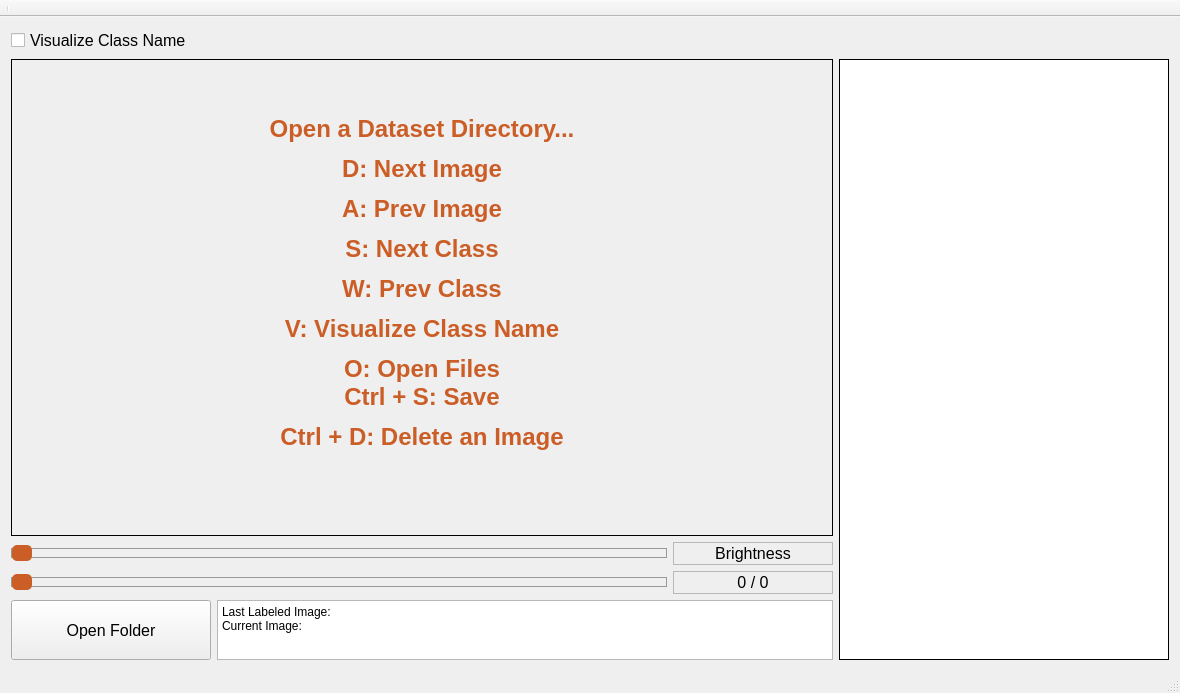
<?xml version="1.0" encoding="UTF-8"?>
<ui version="4.0">
 <class>MainWindow</class>
 <widget class="QMainWindow" name="MainWindow">
  <property name="geometry">
   <rect>
    <x>0</x>
    <y>0</y>
    <width>1180</width>
    <height>693</height>
   </rect>
  </property>
  <property name="sizePolicy">
   <sizepolicy hsizetype="MinimumExpanding" vsizetype="MinimumExpanding">
    <horstretch>0</horstretch>
    <verstretch>0</verstretch>
   </sizepolicy>
  </property>
  <property name="minimumSize">
   <size>
    <width>1180</width>
    <height>640</height>
   </size>
  </property>
  <property name="maximumSize">
   <size>
    <width>16777215</width>
    <height>16777215</height>
   </size>
  </property>
  <property name="focusPolicy">
   <enum>Qt::StrongFocus</enum>
  </property>
  <property name="windowTitle">
   <string>YoloLabel fork v0.2 - RDEsch</string>
  </property>
  <property name="styleSheet">
   <string notr="true"/>
  </property>
  <widget class="QWidget" name="centralWidget">
   <property name="sizePolicy">
    <sizepolicy hsizetype="Preferred" vsizetype="Preferred">
     <horstretch>0</horstretch>
     <verstretch>0</verstretch>
    </sizepolicy>
   </property>
   <property name="minimumSize">
    <size>
     <width>1180</width>
     <height>610</height>
    </size>
   </property>
   <property name="maximumSize">
    <size>
     <width>165555</width>
     <height>165555</height>
    </size>
   </property>
   <layout class="QGridLayout" name="gridLayout">
    <item row="3" column="0">
     <layout class="QHBoxLayout" name="horizontalLayout_5">
      <item>
       <layout class="QVBoxLayout" name="verticalLayout">
        <item>
         <widget class="label_img" name="label_image">
          <property name="sizePolicy">
           <sizepolicy hsizetype="MinimumExpanding" vsizetype="MinimumExpanding">
            <horstretch>0</horstretch>
            <verstretch>0</verstretch>
           </sizepolicy>
          </property>
          <property name="minimumSize">
           <size>
            <width>540</width>
            <height>360</height>
           </size>
          </property>
          <property name="font">
           <font>
            <family>Arial</family>
            <pointsize>18</pointsize>
            <bold>true</bold>
           </font>
          </property>
          <property name="cursor">
           <cursorShape>CrossCursor</cursorShape>
          </property>
          <property name="mouseTracking">
           <bool>true</bool>
          </property>
          <property name="styleSheet">
           <string notr="true">QLabel { 
color : rgb(203, 94, 39);
border-style: outset;
border-width: 1px;
}

</string>
          </property>
          <property name="frameShape">
           <enum>QFrame::StyledPanel</enum>
          </property>
          <property name="frameShadow">
           <enum>QFrame::Plain</enum>
          </property>
          <property name="lineWidth">
           <number>3</number>
          </property>
          <property name="text">
           <string>&lt;html&gt;&lt;head/&gt;&lt;body&gt;&lt;p&gt;Open a Dataset Directory...&lt;/p&gt;&lt;p&gt;D: Next Image&lt;/p&gt;&lt;p&gt;A: Prev Image&lt;/p&gt;&lt;p&gt;S: Next Class&lt;/p&gt;&lt;p&gt;W: Prev Class&lt;/p&gt;&lt;p&gt;V: Visualize Class Name&lt;/p&gt;&lt;p&gt;O: Open Files&lt;br/&gt;Ctrl + S: Save&lt;/p&gt;&lt;p&gt;Ctrl + D: Delete an Image&lt;br/&gt;&lt;/p&gt;&lt;/body&gt;&lt;/html&gt;</string>
          </property>
          <property name="scaledContents">
           <bool>true</bool>
          </property>
          <property name="alignment">
           <set>Qt::AlignCenter</set>
          </property>
          <property name="margin">
           <number>-1</number>
          </property>
          <property name="buddy">
           <cstring>label_image</cstring>
          </property>
         </widget>
        </item>
        <item>
         <layout class="QHBoxLayout" name="horizontalLayout_3"/>
        </item>
        <item>
         <layout class="QHBoxLayout" name="horizontalLayout_2">
          <item>
           <widget class="QSlider" name="horizontalSlider_contrast">
            <property name="enabled">
             <bool>false</bool>
            </property>
            <property name="sizePolicy">
             <sizepolicy hsizetype="Preferred" vsizetype="Fixed">
              <horstretch>1</horstretch>
              <verstretch>0</verstretch>
             </sizepolicy>
            </property>
            <property name="minimumSize">
             <size>
              <width>560</width>
              <height>22</height>
             </size>
            </property>
            <property name="maximumSize">
             <size>
              <width>16777215</width>
              <height>42</height>
             </size>
            </property>
            <property name="focusPolicy">
             <enum>Qt::NoFocus</enum>
            </property>
            <property name="styleSheet">
             <string notr="true">
QSlider::groove:horizontal {
    border: 1px solid #999999;
    height: 8px; /* the groove expands to the size of the slider by default. by giving it a height, it has a fixed size */
    margin: 1px 0;
}


QSlider::handle:horizontal {
   background: rgb(203, 94, 39);
    border: 0px solid #5c5c5c;
    width: 20px;
    margin: -4px 0; /* handle is placed by default on the contents rect of the groove. Expand outside the groove */
    border-radius: 5px;
}
</string>
            </property>
            <property name="maximum">
             <number>0</number>
            </property>
            <property name="pageStep">
             <number>0</number>
            </property>
            <property name="tracking">
             <bool>true</bool>
            </property>
            <property name="orientation">
             <enum>Qt::Horizontal</enum>
            </property>
           </widget>
          </item>
          <item>
           <widget class="QLabel" name="label_contrast">
            <property name="sizePolicy">
             <sizepolicy hsizetype="Preferred" vsizetype="Fixed">
              <horstretch>0</horstretch>
              <verstretch>0</verstretch>
             </sizepolicy>
            </property>
            <property name="minimumSize">
             <size>
              <width>160</width>
              <height>23</height>
             </size>
            </property>
            <property name="maximumSize">
             <size>
              <width>16777215</width>
              <height>42</height>
             </size>
            </property>
            <property name="font">
             <font>
              <family>Arial</family>
              <pointsize>12</pointsize>
              <bold>false</bold>
             </font>
            </property>
            <property name="styleSheet">
             <string notr="true"/>
            </property>
            <property name="frameShape">
             <enum>QFrame::StyledPanel</enum>
            </property>
            <property name="lineWidth">
             <number>2</number>
            </property>
            <property name="text">
             <string>Brightness</string>
            </property>
            <property name="alignment">
             <set>Qt::AlignCenter</set>
            </property>
           </widget>
          </item>
         </layout>
        </item>
        <item>
         <layout class="QHBoxLayout" name="horizontalLayout">
          <item>
           <widget class="QSlider" name="horizontalSlider_images">
            <property name="enabled">
             <bool>false</bool>
            </property>
            <property name="sizePolicy">
             <sizepolicy hsizetype="Preferred" vsizetype="Fixed">
              <horstretch>1</horstretch>
              <verstretch>0</verstretch>
             </sizepolicy>
            </property>
            <property name="minimumSize">
             <size>
              <width>560</width>
              <height>22</height>
             </size>
            </property>
            <property name="maximumSize">
             <size>
              <width>16777215</width>
              <height>42</height>
             </size>
            </property>
            <property name="focusPolicy">
             <enum>Qt::NoFocus</enum>
            </property>
            <property name="styleSheet">
             <string notr="true">
QSlider::groove:horizontal {
    border: 1px solid #999999;
    height: 8px; /* the groove expands to the size of the slider by default. by giving it a height, it has a fixed size */
    margin: 1px 0;
}


QSlider::handle:horizontal {
   background: rgb(203, 94, 39);
    border: 0px solid #5c5c5c;
    width: 20px;
    margin: -4px 0; /* handle is placed by default on the contents rect of the groove. Expand outside the groove */
    border-radius: 5px;
}

</string>
            </property>
            <property name="maximum">
             <number>0</number>
            </property>
            <property name="pageStep">
             <number>0</number>
            </property>
            <property name="tracking">
             <bool>true</bool>
            </property>
            <property name="orientation">
             <enum>Qt::Horizontal</enum>
            </property>
           </widget>
          </item>
          <item>
           <widget class="QLabel" name="label_progress">
            <property name="sizePolicy">
             <sizepolicy hsizetype="Preferred" vsizetype="Fixed">
              <horstretch>0</horstretch>
              <verstretch>0</verstretch>
             </sizepolicy>
            </property>
            <property name="minimumSize">
             <size>
              <width>160</width>
              <height>23</height>
             </size>
            </property>
            <property name="maximumSize">
             <size>
              <width>16777215</width>
              <height>42</height>
             </size>
            </property>
            <property name="font">
             <font>
              <family>Arial</family>
              <pointsize>12</pointsize>
              <bold>false</bold>
             </font>
            </property>
            <property name="styleSheet">
             <string notr="true"/>
            </property>
            <property name="frameShape">
             <enum>QFrame::StyledPanel</enum>
            </property>
            <property name="lineWidth">
             <number>2</number>
            </property>
            <property name="text">
             <string>0 / 0</string>
            </property>
            <property name="alignment">
             <set>Qt::AlignCenter</set>
            </property>
           </widget>
          </item>
         </layout>
        </item>
        <item>
         <layout class="QHBoxLayout" name="horizontalLayout_4">
          <item>
           <widget class="QPushButton" name="pushButton_open_files">
            <property name="sizePolicy">
             <sizepolicy hsizetype="Preferred" vsizetype="Preferred">
              <horstretch>0</horstretch>
              <verstretch>0</verstretch>
             </sizepolicy>
            </property>
            <property name="minimumSize">
             <size>
              <width>160</width>
              <height>25</height>
             </size>
            </property>
            <property name="maximumSize">
             <size>
              <width>200</width>
              <height>60</height>
             </size>
            </property>
            <property name="baseSize">
             <size>
              <width>0</width>
              <height>0</height>
             </size>
            </property>
            <property name="font">
             <font>
              <family>Arial</family>
              <pointsize>12</pointsize>
              <bold>false</bold>
              <kerning>true</kerning>
             </font>
            </property>
            <property name="focusPolicy">
             <enum>Qt::NoFocus</enum>
            </property>
            <property name="whatsThis">
             <string>open a folder with images ...</string>
            </property>
            <property name="styleSheet">
             <string notr="true"/>
            </property>
            <property name="text">
             <string>Open Folder</string>
            </property>
            <property name="shortcut">
             <string>O</string>
            </property>
            <property name="autoDefault">
             <bool>false</bool>
            </property>
            <property name="default">
             <bool>false</bool>
            </property>
            <property name="flat">
             <bool>false</bool>
            </property>
           </widget>
          </item>
          <item>
           <widget class="QTextEdit" name="textEdit_log">
            <property name="sizePolicy">
             <sizepolicy hsizetype="Preferred" vsizetype="Preferred">
              <horstretch>0</horstretch>
              <verstretch>0</verstretch>
             </sizepolicy>
            </property>
            <property name="minimumSize">
             <size>
              <width>560</width>
              <height>25</height>
             </size>
            </property>
            <property name="maximumSize">
             <size>
              <width>16777215</width>
              <height>60</height>
             </size>
            </property>
            <property name="font">
             <font>
              <family>Segoe UI</family>
              <pointsize>10</pointsize>
              <bold>false</bold>
             </font>
            </property>
            <property name="focusPolicy">
             <enum>Qt::NoFocus</enum>
            </property>
            <property name="styleSheet">
             <string notr="true"/>
            </property>
            <property name="tabChangesFocus">
             <bool>false</bool>
            </property>
            <property name="readOnly">
             <bool>true</bool>
            </property>
            <property name="html">
             <string>&lt;!DOCTYPE HTML PUBLIC &quot;-//W3C//DTD HTML 4.0//EN&quot; &quot;http://www.w3.org/TR/REC-html40/strict.dtd&quot;&gt;
&lt;html&gt;&lt;head&gt;&lt;meta name=&quot;qrichtext&quot; content=&quot;1&quot; /&gt;&lt;meta charset=&quot;utf-8&quot; /&gt;&lt;style type=&quot;text/css&quot;&gt;
p, li { white-space: pre-wrap; }
hr { height: 1px; border-width: 0; }
li.unchecked::marker { content: &quot;\2610&quot;; }
li.checked::marker { content: &quot;\2612&quot;; }
&lt;/style&gt;&lt;/head&gt;&lt;body style=&quot; font-family:'Segoe UI'; font-size:10pt; font-weight:400; font-style:normal;&quot;&gt;
&lt;p style=&quot; margin-top:0px; margin-bottom:0px; margin-left:0px; margin-right:0px; -qt-block-indent:0; text-indent:0px;&quot;&gt;&lt;span style=&quot; font-family:'Gulim'; font-size:9pt;&quot;&gt;Last Labeled Image:&lt;br /&gt;Current Image:&lt;/span&gt;&lt;/p&gt;&lt;/body&gt;&lt;/html&gt;</string>
            </property>
           </widget>
          </item>
         </layout>
        </item>
       </layout>
      </item>
      <item>
       <widget class="QTableWidget" name="tableWidget_label">
        <property name="sizePolicy">
         <sizepolicy hsizetype="MinimumExpanding" vsizetype="MinimumExpanding">
          <horstretch>0</horstretch>
          <verstretch>0</verstretch>
         </sizepolicy>
        </property>
        <property name="minimumSize">
         <size>
          <width>220</width>
          <height>360</height>
         </size>
        </property>
        <property name="maximumSize">
         <size>
          <width>330</width>
          <height>16777215</height>
         </size>
        </property>
        <property name="font">
         <font>
          <pointsize>10</pointsize>
          <bold>true</bold>
         </font>
        </property>
        <property name="focusPolicy">
         <enum>Qt::NoFocus</enum>
        </property>
        <property name="styleSheet">
         <string notr="true">QHeaderView::section {
    padding-left: 4px;
}

QTableWidget
{
border-style: outset;
border-width: 1px;
gridline-width:2px;
}

QTableView {
    selection-background-color: rgb(228, 230, 233);
/*qlineargradient(x1: 0, y1: 0, x2: 1.0, y2: 1.0, stop: 0 rgb(34, 0, 85), stop: 1 white);*/
	selection-color: rgb(8, 10, 13);
}</string>
        </property>
        <property name="frameShape">
         <enum>QFrame::WinPanel</enum>
        </property>
        <property name="frameShadow">
         <enum>QFrame::Plain</enum>
        </property>
        <property name="lineWidth">
         <number>5</number>
        </property>
        <property name="showGrid">
         <bool>true</bool>
        </property>
        <property name="sortingEnabled">
         <bool>false</bool>
        </property>
        <property name="wordWrap">
         <bool>true</bool>
        </property>
        <property name="cornerButtonEnabled">
         <bool>true</bool>
        </property>
        <property name="columnCount">
         <number>2</number>
        </property>
        <attribute name="horizontalHeaderVisible">
         <bool>false</bool>
        </attribute>
        <attribute name="horizontalHeaderMinimumSectionSize">
         <number>40</number>
        </attribute>
        <attribute name="horizontalHeaderHighlightSections">
         <bool>false</bool>
        </attribute>
        <attribute name="horizontalHeaderShowSortIndicator" stdset="0">
         <bool>true</bool>
        </attribute>
        <attribute name="horizontalHeaderStretchLastSection">
         <bool>true</bool>
        </attribute>
        <attribute name="verticalHeaderVisible">
         <bool>false</bool>
        </attribute>
        <attribute name="verticalHeaderHighlightSections">
         <bool>false</bool>
        </attribute>
        <attribute name="verticalHeaderShowSortIndicator" stdset="0">
         <bool>false</bool>
        </attribute>
        <column>
         <property name="text">
          <string>Name</string>
         </property>
        </column>
        <column>
         <property name="text">
          <string>Color</string>
         </property>
        </column>
       </widget>
      </item>
     </layout>
    </item>
    <item row="0" column="0">
     <layout class="QHBoxLayout" name="horizontalLayout_6">
      <item>
       <widget class="QCheckBox" name="checkBox_visualize_class_name">
        <property name="font">
         <font>
          <family>Arial</family>
          <pointsize>12</pointsize>
          <underline>false</underline>
          <strikeout>false</strikeout>
         </font>
        </property>
        <property name="styleSheet">
         <string notr="true"/>
        </property>
        <property name="text">
         <string>Visualize Class Name</string>
        </property>
        <property name="shortcut">
         <string>V</string>
        </property>
       </widget>
      </item>
     </layout>
    </item>
   </layout>
  </widget>
  <widget class="QToolBar" name="mainToolBar">
   <property name="enabled">
    <bool>true</bool>
   </property>
   <property name="movable">
    <bool>false</bool>
   </property>
   <property name="floatable">
    <bool>false</bool>
   </property>
   <attribute name="toolBarArea">
    <enum>TopToolBarArea</enum>
   </attribute>
   <attribute name="toolBarBreak">
    <bool>false</bool>
   </attribute>
   <addaction name="separator"/>
  </widget>
  <widget class="QStatusBar" name="statusBar"/>
 </widget>
 <layoutdefault spacing="6" margin="11"/>
 <customwidgets>
  <customwidget>
   <class>label_img</class>
   <extends>QLabel</extends>
   <header location="global">label_img.h</header>
  </customwidget>
 </customwidgets>
 <resources/>
 <connections/>
</ui>
